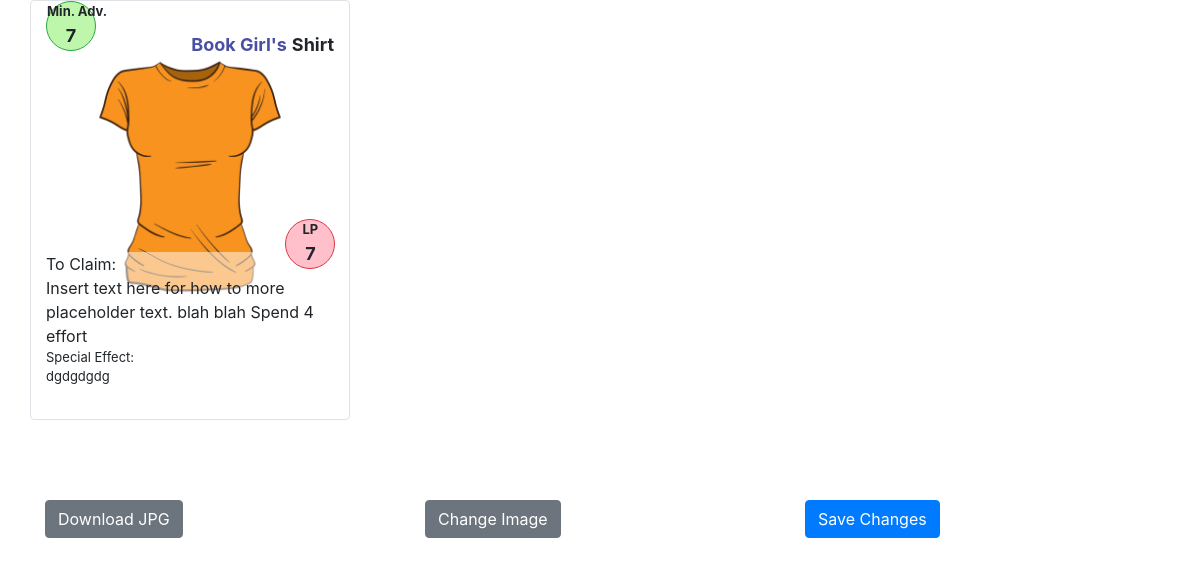
The page /cardtemplateapp/cardeditorclothing/1 on the database its author committed.
### cardtemplateapp/models.py (models this page shows, shortened)
class Clothing(models.Model):
    clothing_id = models.IntegerField( primary_key=True)
    name = models.CharField(max_length=100)
    owner = models.CharField(max_length=100)
    claim_text = models.CharField(max_length=200)
    special_text = models.CharField(max_length=200)
    lp = models.IntegerField(default=0)
    min_adv = models.IntegerField(default=0)
    image = models.CharField(max_length=200)

### cardtemplateapp/views.py (the view)
# urls.py: path('cardeditorclothing/<int:clothing_id>', views.cardEditorClothing, name='cardeditcloth'),
def cardEditorClothing(request, clothing_id=None):
    context = {}
    context['images']=[]
    try:
        clothing = Clothing.objects.get(clothing_id=clothing_id)
        context['name'] = clothing.name
        context['owner'] = clothing.owner
        context['claim_text'] = clothing.claim_text
        context['special_text'] = clothing.special_text
        context["lp"] = clothing.lp
        context['min_adv'] = clothing.min_adv
        context['image'] =clothing.image
        context['id'] = clothing.clothing_id
    except Exception as e:
        print(e)
        print("editting NEW card")
        context['name'] = "Panties"
        context['owner'] = "Sexy Girl's "
        context['claim_text'] = "Insert text here for how to claim this item. yep. some more placeholder text. blah blah Spend 4 effort"
        context['special_text'] = "Special effects that this item can activate go here. Text Test text. Placeholder text."
        context["lp"] = 4
        context['min_adv'] = 2
        context['image'] ="/static/card_art_cropped/panties.jpg"
        context['id'] = "undefined"
    for file in os.listdir('cardtemplateapp/static/card_art_cropped'):
        context['images'].append(file)
    return render(request, "clothing-card.html", context)

### cardtemplateapp/templates/clothing-card.html (shortened to what this page needs)
<html>
	{% load static %}
	<head>
		<link rel="stylesheet" href="https://stackpath.bootstrapcdn.com/bootstrap/4.3.1/css/bootstrap.min.css">
	</head>
    <body>
		<div class="container" style="height:500px;">
			<div class="row card-box " id = "card-container">
				<div class="col-sm border card-box rounded" style="height:100%;">
					<div class= "title-box shift-down" style="float:right; font-size:large;">
						<div id ="owner-name" style= "float:left; margin-right:5px; min-width:30px; color:494fa2;" contentEditable="true">
							{{owner}}
						</div>
						<div id= "item-name" contentEditable="true" style=" float:left; min-width:30px;">
							{{name}}
						</div>
					</div>
					<div class="active-advances border border-success rounded-circle text-center">
						<div class="font-weight-bold text-nowrap">
							Min. Adv.
						</div>
						<div id ="minAdv" class="font-weight-bold" style="font-size: large;" contentEditable="true">
							{{min_adv}}
						</div>
					</div>
					<div class="row" style="height:60%;">
						<div class= "art-box" style="height:100%; margin-left:auto; margin-right:auto;">
							 <img id="img-box" src="{{image}}" style="max-height:100%;">
						</div>
					</div>
					<div class="row" style="height:35%;">
						<div class="col-sm" >
							<div class= "type-box shift-up" style="min-width:30px;">
								To Claim: <br>
								<div p id = "claim-text" contentEditable="true">
									{{claim_text}}
								</div>
							</div>
							<div class= "effect-box shift-up" >
								Special Effect:
								<div id = "special-text" contentEditable="true" style="min-width:30px; min-height:30px;">
									{{special_text}}
								</div>
							</div>
						</div>
					</div>
					<div class="border border-danger rounded-circle text-center lp-circle" >
						<div class= "text-nowrap font-weight-bold " style = "position: relative; ">
							LP
						</div>
						<div class="font-weight-bold" style="font-size: large;" id = "lp-div" contentEditable="true">
							{{lp}}
						</div>
					</div>
				</div>
			</div>
		</div>
		<div class="container" style="height:200px;">
			<div class="row">
				<div class="col-sm" >
					<button type="button" class="btn btn-secondary" id="download-btn" onclick="htmlCanvas()">Download JPG</button>
				</div>
				<div class="col-sm" >
					<button type="button" class="btn btn-secondary" data-toggle="modal" data-target="#imageSelectModal">
						Change Image
					</button>
				</div>
				<div class="col-sm" >
					<button type="button" class="btn btn-primary" onclick="saveChanges()">
						Save Changes
					</button>
				</div>
			</div>
		</div>
    </body>
</html>

### cardtemplateapp/templates/clothing-card.html (style rules this page uses)
.card-box { height: 420px; width: 320px; }
.lp-circle { background-color: pink; font-size: small; position:absolute; width: 50px; height:50px; bottom: 150px; left:80%; }
.shift-up { position: relative; top: -50px; }
.shift-down { position: relative; top: 30px; }
.active-advances { background-color: #bef7ab; font-size: small; width: 50px; height:50px; }
.title-box { font-weight: bold; }
.effect-box { margin-bottom:5px; font-size: small; }
.type-box { background:rgba(255,255,255,0.5); }

### rows shown on the page
Clothing: owner "Book Girl's", name "Shirt", image (picture), claim_text "Insert text here for how to more placeholder text. blah blah Spend 4 effort", special_text "dgdgdgdg"

### other values the page prints
{{ min_adv }} "7"
{{ lp }} "7"
